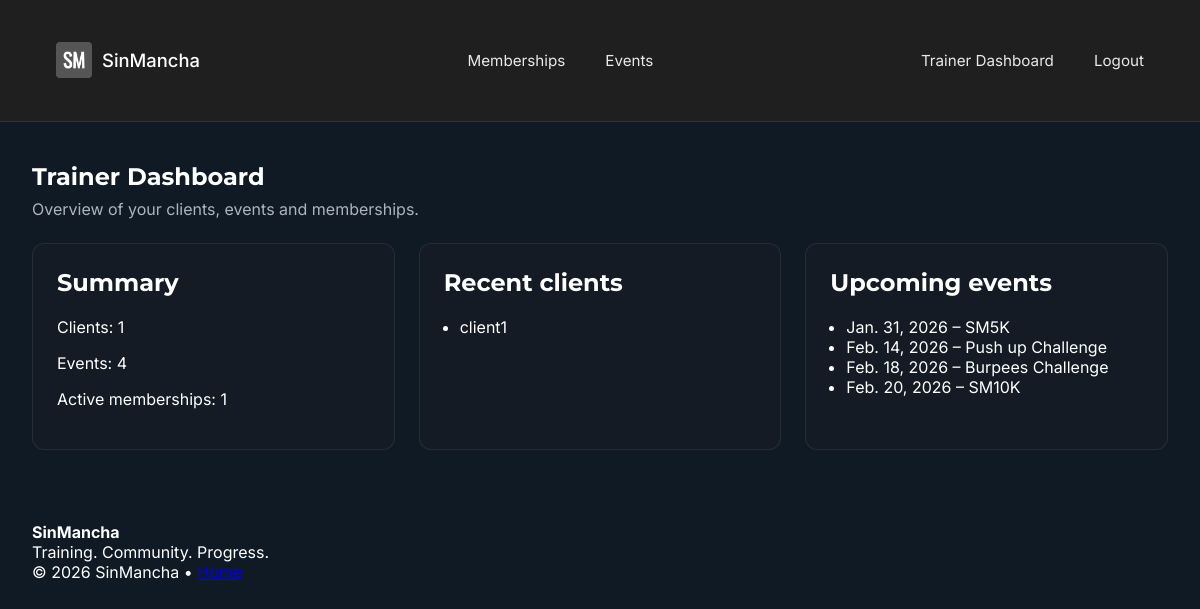
Page /trainer/dashboard/ (signed in) on the committed database.
### club/models.py (models this page shows, shortened)
class ClientProfile(models.Model):
    user = models.OneToOneField(
        settings.AUTH_USER_MODEL,
        on_delete=models.CASCADE,
        related_name="client_profile",
    )
    phone = models.CharField(max_length=20, blank=True)
    emergency_contact_name = models.CharField(max_length=100, blank=True)
    emergency_contact_phone = models.CharField(max_length=20, blank=True)
    LEVEL_CHOICES = [
        ("beginner", "Beginner"),
        ("intermediate", "Intermediate"),
        ("advanced", "Advanced"),
    ]
    level = models.CharField(
        max_length=20,
        choices=LEVEL_CHOICES,
        default="beginner",
    )
    primary_trainer = models.ForeignKey(
        TrainerProfile,
        on_delete=models.CASCADE,
        related_name="clients",
        help_text="The trainer this client works with.",
        null=True,
        blank=True,
    )

class Event(models.Model):
    trainer = models.ForeignKey(
        TrainerProfile,
        on_delete=models.CASCADE,
        related_name="events",
        null=True,
        blank=True,
    )
    title = models.CharField(max_length=200)
    description = models.TextField(blank=True)
    date = models.DateField()
    start_time = models.TimeField()
    end_time = models.TimeField(blank=True, null=True)
    location = models.CharField(max_length=255, blank=True)
    EVENT_TYPE_CHOICES = [
        ("running_club", "Running club"),
        ("class", "Class / session"),
        ("challenge", "Challenge (e.g. 1000 burpees)"),
    ]
    event_type = models.CharField(
        max_length=20,
        choices=EVENT_TYPE_CHOICES,
        default="class",
    )
    distance_km = models.DecimalField(
        max_digits=4,
        decimal_places=1,
        blank=True,
        null=True,
        help_text="Optional: for running events.",
    )
    target_reps = models.PositiveIntegerField(
        blank=True,
        null=True,
        help_text="Optional: for challenge events (e.g. 1000 burpees).",
    )
    capacity = models.PositiveIntegerField(default=20)
    is_cancelled = models.BooleanField(default=False)
    price_non_member = models.DecimalField(
        max_digits=7,
        decimal_places=2,
        null=True,
        blank=True,
        help_text="Leave blank if this event is free for non-members.",
    )
    price_member = models.DecimalField(
        max_digits=7,
        decimal_places=2,
        null=True,
        blank=True,
        help_text="Leave blank if this event is free for members.",
    )
    class Meta:
        ordering = ["date", "start_time"]

### club/views.py (the view)
# urls.py: path("trainer/dashboard/", views.trainer_dashboard, name="trainer_dashboard"),
@login_required
@user_passes_test(is_trainer)
def trainer_dashboard(request):
    trainer = getattr(request.user, "trainer_profile", None)
    clients = ClientProfile.objects.filter(primary_trainer=trainer)
    events = Event.objects.filter(trainer=trainer)
    memberships = Membership.objects.filter(plan__trainer=trainer)
    return render(
        request,
        "trainer/dashboard.html",
        {
            "client_count": clients.count(),
            "event_count": events.count(),
            "active_memberships": memberships.filter(status="active").count(),
            "clients": clients[:10],
            "events": events[:5],
        },
    )

### club/views.py (called while the page is built)
def is_trainer(user):
    return user.is_staff or hasattr(user, "trainer_profile")

### templates/trainer/dashboard.html (shortened to what this page needs)
{% extends "base.html" %}
{% block content %}
<section class="page-header">
  <h1>Trainer Dashboard</h1>
  <p>Overview of your clients, events and memberships.</p>
</section>
<section class="dashboard-grid">
  <div class="card">
    <h2>Summary</h2>
    <p>Clients: {{ client_count }}</p>
    <p>Events: {{ event_count }}</p>
    <p>Active memberships: {{ active_memberships }}</p>
  </div>
  <div class="card">
    <h2>Recent clients</h2>
    {% if clients %}
      <ul style="padding-left:1rem;">
        {% for client in clients %}
          <li>{{ client.user.get_full_name|default:client.user.username }}</li>
        {% endfor %}
      </ul>
    {% else %}
      <p>No clients assigned yet.</p>
    {% endif %}
  </div>
  <div class="card">
    <h2>Upcoming events</h2>
    {% if events %}
      <ul style="padding-left:1rem;">
        {% for event in events %}
          <li>{{ event.date }} – {{ event.title }}</li>
        {% endfor %}
      </ul>
    {% else %}
      <p>No upcoming events.</p>
    {% endif %}
  </div>
</section>
{% endblock %}

### static/css/style.css (style rules this page uses)
:root { --primary-color: #1F1F1F; --accent-color: #6ec74b; --neutral-color: #FFFFFF; --secondary-neutral: #AEB4BE; --success-color: #78C957; --text-color: #FFFFFF; --background-color: #0F1A25; }
*, *::before, *::after { box-sizing: border-box; }
body { font-family: 'Inter', sans-serif; color: var(--text-color); background-color: var(--background-color); margin: 0; padding: 0; }
h1, h2, h3, h4, h5, h6 { font-family: 'Montserrat', sans-serif; color: var(--neutral-color); margin-top: 0; }
.page-header { padding: 2.5rem 2rem 1.5rem; }
.page-header h1 { margin-bottom: 0.5rem; }
.page-header p { color: var(--secondary-neutral); margin: 0; }
.dashboard-grid { padding: 0 2rem 2.5rem; display: grid; grid-template-columns: repeat(auto-fit, minmax(260px, 1fr)); gap: 1.5rem; }
.card { background: #141b24; border-radius: 0.75rem; padding: 1.5rem; border: 1px solid rgba(255,255,255,0.08); }

### rows in the picture
ClientProfile: user.get_full_name "client1"
Event: date "Jan. 31, 2026", title "SM5K"
Event: date "Feb. 14, 2026", title "Push up Challenge"
Event: date "Feb. 18, 2026", title "Burpees Challenge"
Event: date "Feb. 20, 2026", title "SM10K"

### other values in the picture
{{ client_count }} "1"
{{ event_count }} "4"
{{ active_memberships }} "1"
